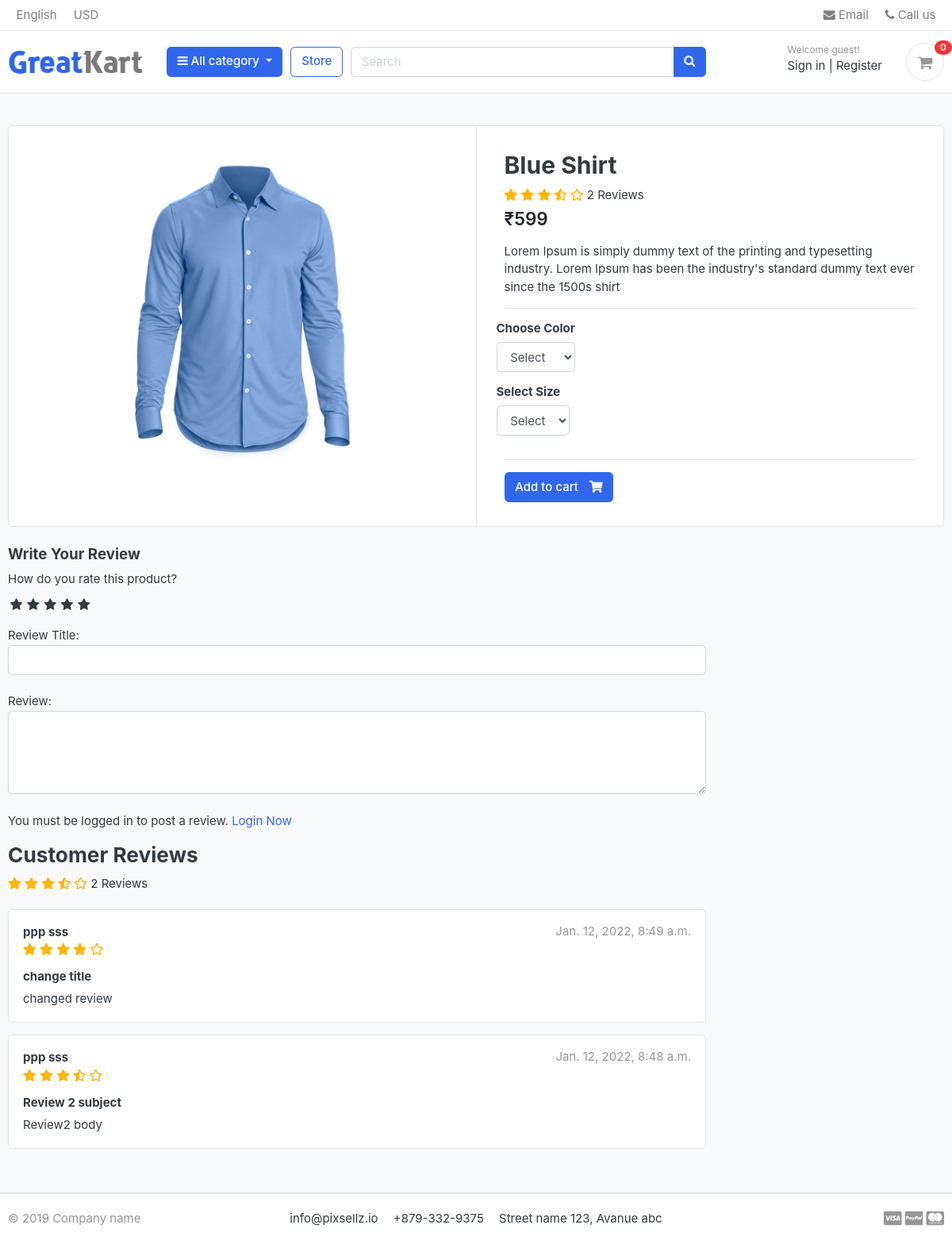
/store/category/shirts/blue-shirt/, run on an earlier commit of the app's database.
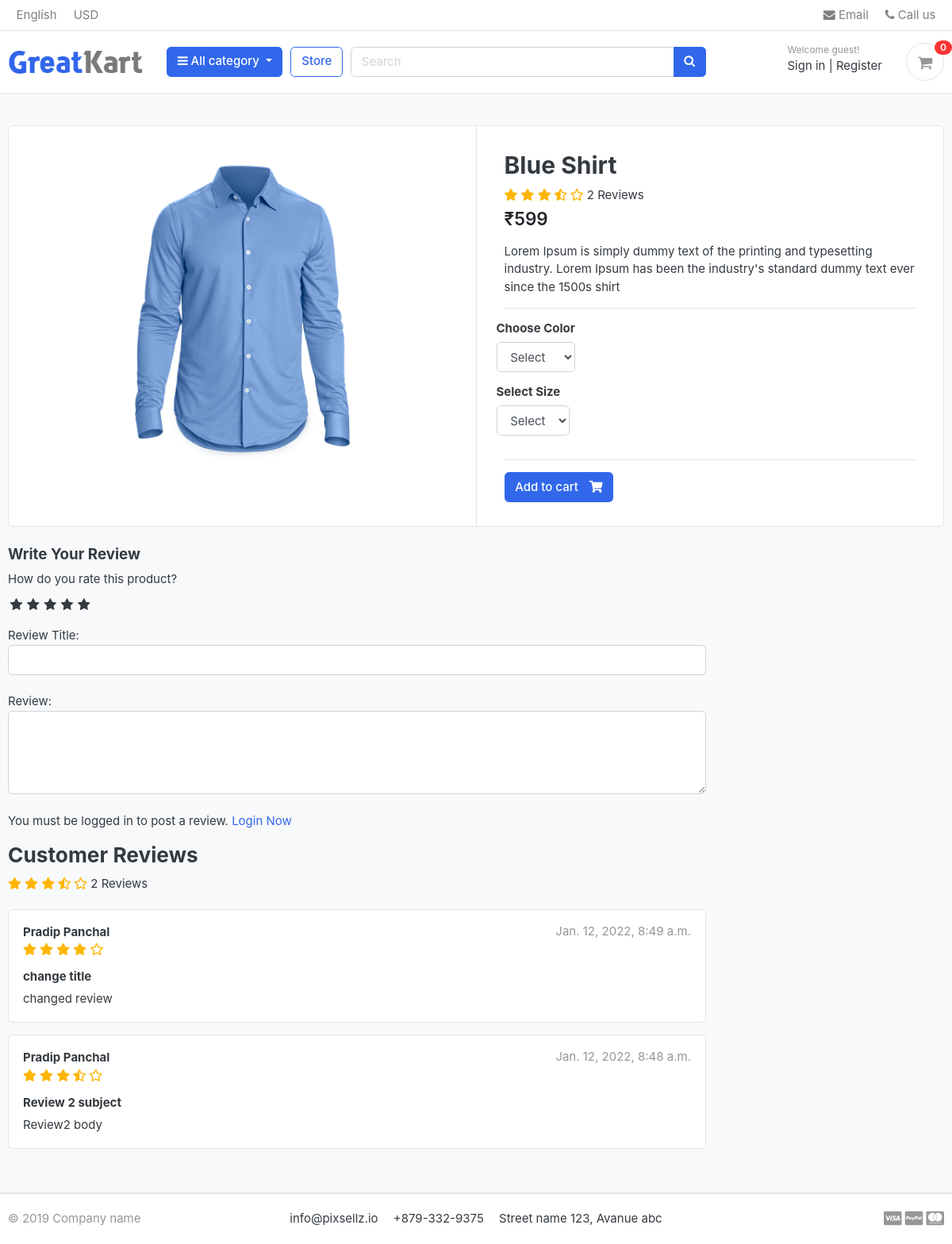
And on a later commit of the database.
### store/models.py (models this page shows, shortened)
class ReviewRating (models.Model):
    product = models.ForeignKey(Product, on_delete=models.CASCADE)
    user = models.ForeignKey(Account, on_delete=models.CASCADE)
    subject = models.CharField(max_length=100, blank=True)
    review = models.TextField(max_length=500, blank=True)
    rating = models.FloatField()
    ip = models.CharField(max_length=20, blank=True)
    status = models.BooleanField(default=True)
    created_at = models.DateTimeField(auto_now_add=True)
    updated_at = models.DateTimeField(auto_now=True)

### accounts/models.py (models this page shows, shortened)
class Account (AbstractBaseUser):
    first_name = models.CharField(max_length=50)
    last_name = models.CharField(max_length=50)
    username = models.CharField(max_length=50, unique=True)
    email = models.CharField(max_length=100, unique=True)
    phone_number = models.CharField(max_length=50)
    date_joined = models.DateTimeField(auto_now_add=True)
    last_login = models.DateTimeField(auto_now_add=True)
    is_admin = models.BooleanField(default=False)
    is_staff = models.BooleanField(default=False)
    is_active = models.BooleanField(default=False)
    is_superadmin = models.BooleanField(default=False)
    USERNAME_FIELD = 'email'
    REQUIRED_FIELDS = ['username', 'first_name', 'last_name']
    objects = MyAccountManager()
    def full_name(self):
        return f"{self.first_name} {self.last_name}"

### store/views.py (the view)
# urls.py: path('category/<slug:category_slug>/<slug:product_slug>/', views.product_detail, name="product_detail"),
def product_detail (request, category_slug, product_slug):
    try:
        single_product = Product.objects.get(category__slug=category_slug, slug=product_slug)
        in_cart = CartItem.objects.filter(cart__cart_id=_cart_id(request), product=single_product).exists() #
    except Exception as e:
        raise e
    if request.user.is_authenticated:
        try:
            orderproduct = OrderProduct.objects.filter(user=request.user, product_id=single_product.id).exists()
        except OrderProduct.DoesNotExist:
            orderproduct = None
    else:
        orderproduct = None
    reviews = ReviewRating.objects.filter(product_id=single_product.id, status=True)
    context = {
        'single_product' : single_product,
        'in_cart' : in_cart,
        'orderproduct' : orderproduct,
        'reviews' : reviews,
    }
    return render (request, 'store/product_detail.html', context)

### carts/context_processors.py (called while the page is built)
def counter(request):
    cart_count = 0
    if 'admin' in request.path:
        return {}
    else:
        try:
            cart = Cart.objects.filter(cart_id=_cart_id(request))
            if request.user.is_authenticated:
                cart_items = CartItem.objects.all().filter(user=request.user)
            else:
                cart_items = CartItem.objects.all().filter(cart=cart[:1])
            for cart_item in cart_items:
                cart_count += cart_item.quantity
        except Cart.DoesNotExist:
            cart_count = 0
    return dict(cart_count=cart_count)

### carts/views.py (called while the page is built)
def _cart_id (request):
    cart = request.session.session_key
    if not cart:
        cart = request.session.create()
    return cart

### category/context_processors.py (called while the page is built)
def menu_links (request):
    links = Category.objects.all()
    return dict(links=links)

### category/models.py (called while the page is built)
    def get_url (self):
        return reverse ('products_by_category', args=[self.slug])

### store/models.py (called while the page is built)
    def average_review(self):
        reviews = ReviewRating.objects.filter(product=self, status=True).aggregate(average=Avg('rating'))
        avg = 0
        if reviews['average'] is not None:
            avg = float(reviews['average'])
        return avg

### templates/store/product_detail.html (shortened to what the changed rows need)
{% extends 'base.html' %}
{% load static %}
{% block content %}
<section class="section-content padding-y bg">
<div class="container">
<div class="card">
	<div class="row no-gutters">
		<main class="col-md-6 border-left">
			<form class="" action="{% url 'add_cart' single_product.id %}" method="post">
				<article class="content-body">
					<h2 class="title">{{ single_product.product_name }}</h2>
				</article>
			</form>
		</main>
	</div>
</div>
<br>
<div class="row">
			<div class="col-md-9">
	{% for review in reviews %}
	<article class="box mb-3">
		<div class="icontext w-100">
			<div class="text">
				<span class="date text-muted float-md-right">{{ review.updated_at }} </span>
				<h6 class="mb-1">{{ review.user.full_name }}</h6>
				<div class="rating-star">
					<span>
						<i class="gold {% if review.rating == 0.5 %}fas fa-star-half-alt{% elif review.rating < 1 %}far fa-star {% else %}fas fa-star{% endif %}" aria-hidden="true"></i>
						<i class="gold {% if review.rating == 1.5 %}fas fa-star-half-alt{% elif review.rating < 2 %}far fa-star {% else %}fas fa-star{% endif %}" aria-hidden="true"></i>
						<i class="gold {% if review.rating == 2.5 %}fas fa-star-half-alt{% elif review.rating < 3 %}far fa-star {% else %}fas fa-star{% endif %}" aria-hidden="true"></i>
						<i class="gold {% if review.rating == 3.5 %}fas fa-star-half-alt{% elif review.rating < 4 %}far fa-star {% else %}fas fa-star{% endif %}" aria-hidden="true"></i>
						<i class="gold {% if review.rating == 4.5 %}fas fa-star-half-alt{% elif review.rating < 5 %}far fa-star {% else %}fas fa-star{% endif %}" aria-hidden="true"></i>
					</span>
				</div>
			</div>
		</div>
		<div class="mt-3">
			<h6>{{ review.subject }}</h6>
			<p>
				{{ review.review }}
			</p>
		</div>
	</article>
{% endfor %}
	</div>
</div>
</div>
</section>
{% endblock %}

What changed in the data, as far as the page shows it:
changed through a linked row, ReviewRating "Jan. 12, 2022, 8:49 a.m.": user.full_name "ppp sss" → "Pradip Panchal"
changed through a linked row, ReviewRating "Jan. 12, 2022, 8:48 a.m.": user.full_name "ppp sss" → "Pradip Panchal"
